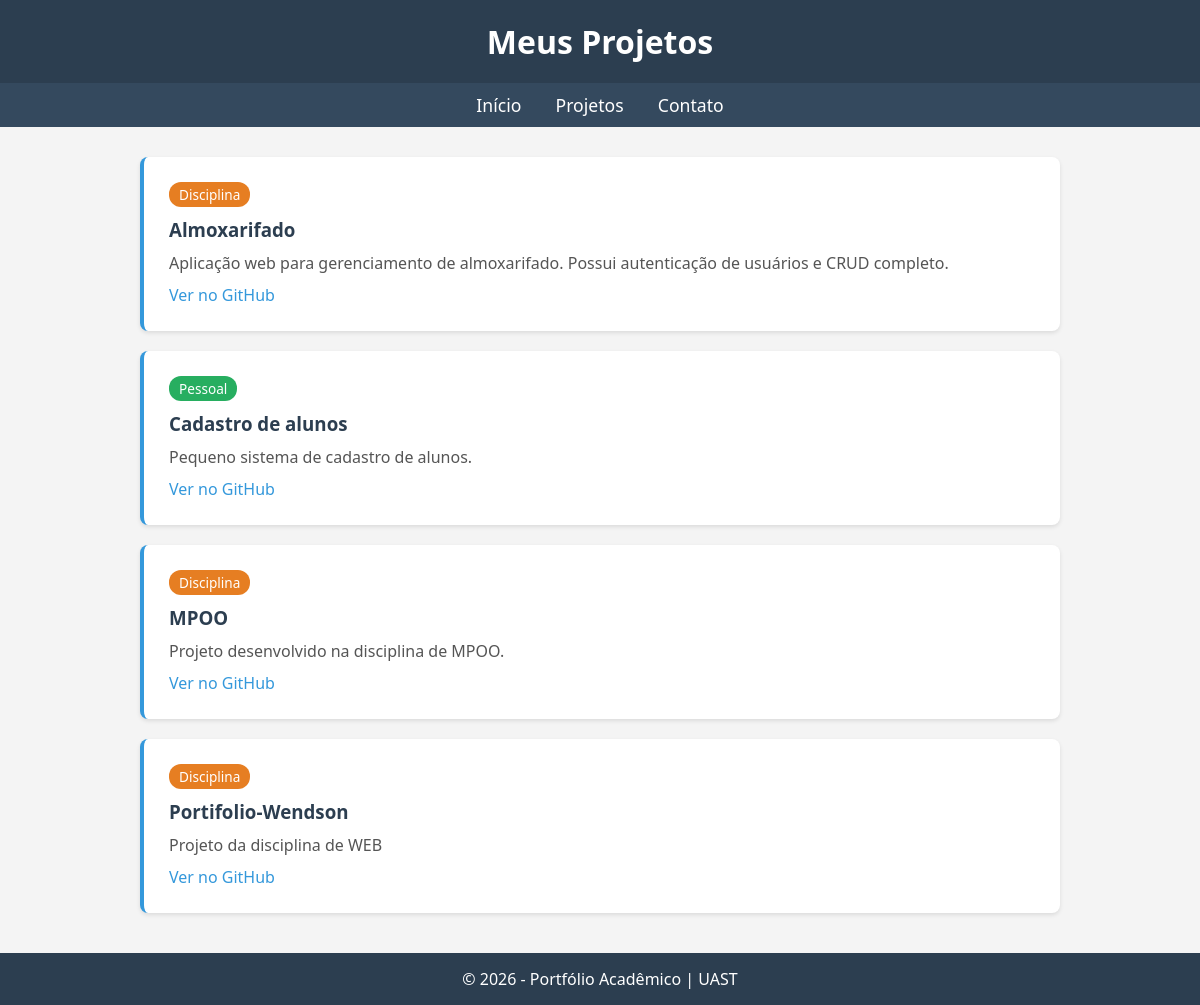
The app's page /projetos/ with its own data.
### portifolio/models.py (models this page shows, shortened)
class Projeto(models.Model):
    TIPO_CHOICES = [
        ('PESSOAL', 'Pessoal'),
        ('DISCIPLINA', 'Disciplina'),
    ]
    tipo = models.CharField(
        max_length=15,
        choices=TIPO_CHOICES,
        default='PESSOAL'
    )
    nome = models.CharField(max_length=100)
    descricao = models.TextField()
    link_git = models.URLField()

### portifolio/views.py (the view)
# urls.py: path('projetos/', views.projetos, name='projetos'),
def projetos(request):
    lista_projetos = Projeto.objects.all()
    contexto = {
        'projetos': lista_projetos
    }
    return render(request, 'portifolio/projetos.html', contexto)

### portifolio/templates/portifolio/projetos.html (shortened to what this page needs)
{% extends "core/base.html" %}
{% block header_title %}Meus Projetos{% endblock %}
{% block content %}
    {% for p in projetos %}
        <div class="projeto-card">
            <span class="tipo {% if p.tipo == 'PESSOAL' %}tipo-pessoal{% else %}tipo-disciplina{% endif %}">
                {{ p.get_tipo_display }}
            </span>
            <h3>{{ p.nome }}</h3>
            <p>{{ p.descricao }}</p>
            <a href="{{ p.link_git }}" target="_blank">Ver no GitHub</a>
        </div>
    {% empty %}
        <p>Nenhum projeto cadastrado no banco de dados.</p>
    {% endfor %}
{% endblock %}

### records on screen
Projeto: tipo "Disciplina", nome "Almoxarifado", descricao "Aplicação web para gerenciamento de almoxarifado. Possui autenticação de usuários e CRUD completo."
Projeto: tipo "Pessoal", nome "Cadastro de alunos", descricao "Pequeno sistema de cadastro de alunos."
Projeto: tipo "Disciplina", nome "MPOO", descricao "Projeto desenvolvido na disciplina de MPOO."
Projeto: tipo "Disciplina", nome "Portifolio-Wendson", descricao "Projeto da disciplina de WEB"
